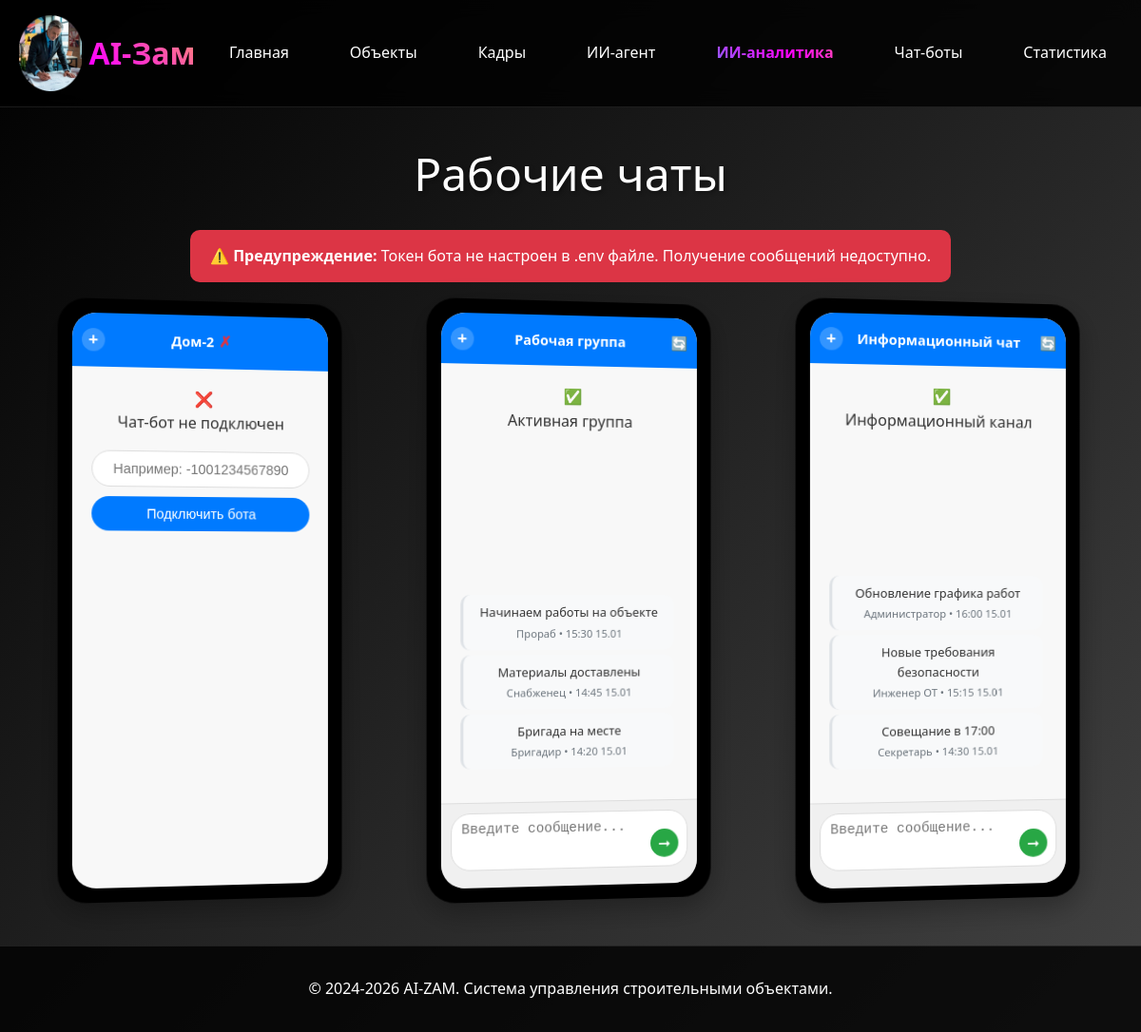
The page /telegram/ on the database as committed earlier.
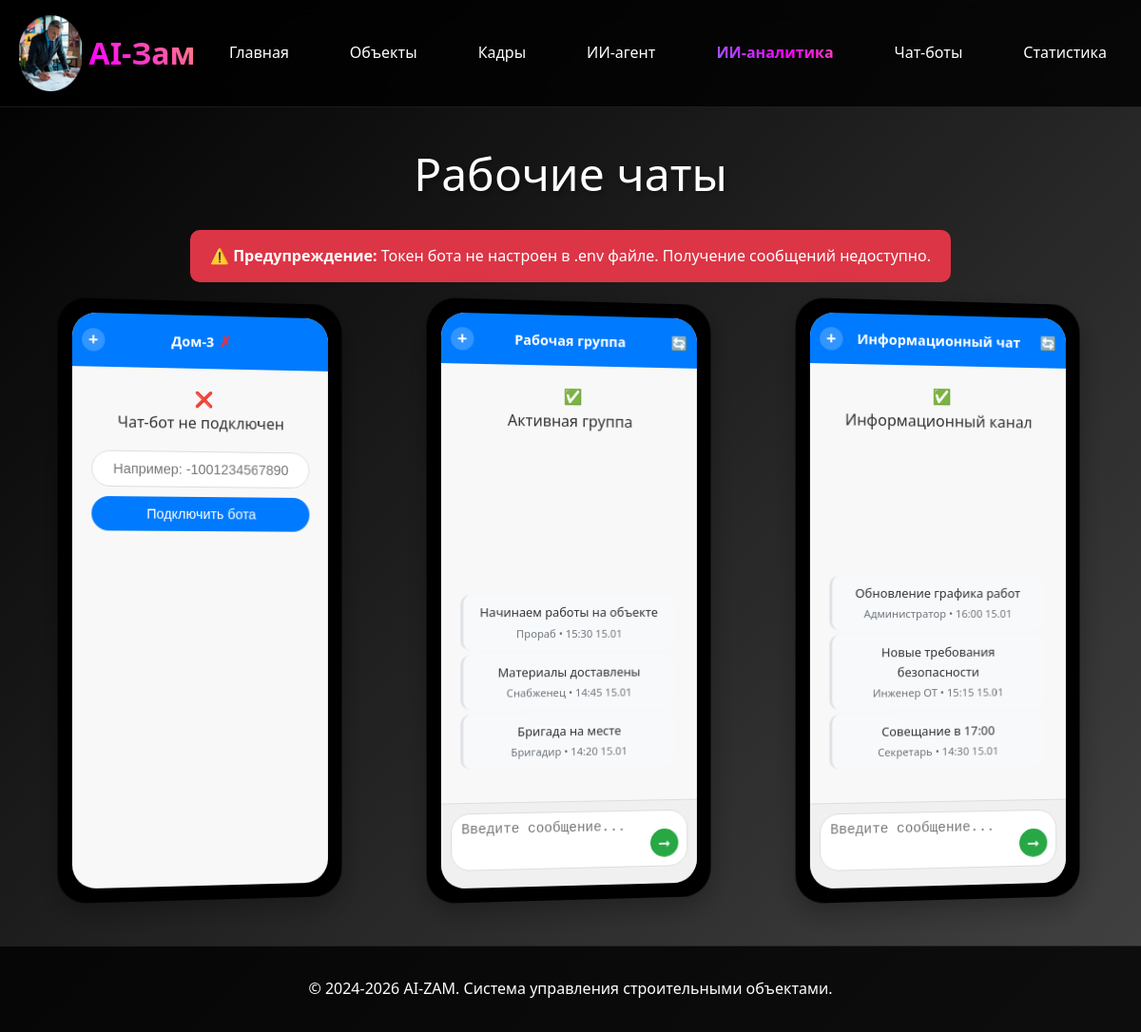
The same page on the database as committed later.
### object/models.py (models this page shows, shortened)
class Objekt(models.Model):
    STATUS_CHOICES = [
        ('планируется', 'Планируется'),
        ('в работе', 'В работе'),
        ('завершён', 'Завершён'),
    ]
    nazvanie = models.CharField(max_length=255, verbose_name="Название")
    organizaciya = models.ForeignKey(
        'sotrudniki.Organizaciya',
        on_delete=models.CASCADE,
        verbose_name="Организация",
        related_name="objekty",
        null=True,
        blank=True
    )
    otvetstvennyj = models.CharField(max_length=255, default="Иванов Иван Иванович", verbose_name="Ответственный")
    data_nachala = models.DateField(verbose_name="Дата начала")
    data_plan_zaversheniya = models.DateField(verbose_name="Дата план завершения")
    data_fakt_zaversheniya = models.DateField(null=True, blank=True, verbose_name="Дата факт завершения")
    status = models.CharField(max_length=20, choices=STATUS_CHOICES, default='планируется', verbose_name="Статус")
    is_active = models.BooleanField(default=True, verbose_name="Активный")
    sotrudniki = models.ManyToManyField(
        'sotrudniki.Sotrudnik',
        verbose_name="Сотрудники",
        blank=True,
        related_name="objekty_work",
        help_text="Сотрудники, работающие на данном объекте"
    )
    chat_id = models.CharField(max_length=255, null=True, blank=True, verbose_name="ID чата")
    class Meta:
        verbose_name = "Объект"
        verbose_name_plural = "Объекты"
        db_table = 'objekt'

### telegrambot/views_chatbots.py (the view)
# urls.py: path('', chatbots_page, name='chatbots_page'),  # Главная страница - чат-боты
def chatbots_page(request):
    objekty = Objekt.objects.filter(is_active=True)
    bot_token = os.getenv('TELEGRAM_BOT_TOKEN') or os.getenv('TELEGRAM_TOKEN')
    for objekt in objekty:
        if objekt.chat_id and bot_token:
            try:
                chat_messages = ChatMessage.objects.filter(
                    chat_id=str(objekt.chat_id)
                ).order_by('-created_at')[:10]
                if chat_messages:
                    objekt.recent_messages = [
                        {
                            'text': msg.message_text,
                            'from_user': msg.from_user,
                            'date': msg.created_at.strftime('%H:%M %d.%m'),
                            'is_from_user': True  # Все сообщения из чатов - от пользователей
                        }
                        for msg in reversed(chat_messages)
                    ]
                else:
                    telegram_messages = TelegramMessage.objects.filter(
                        user__telegram_id=objekt.chat_id
                    ).select_related('user').order_by('-created_at')[:10]
                    if telegram_messages:
                        objekt.recent_messages = [
                            {
                                'text': msg.content,
                                'from_user': msg.user.first_name or 'Пользователь',
                                'date': msg.created_at.strftime('%H:%M %d.%m'),
                                'is_from_user': msg.is_from_user
                            }
                            for msg in reversed(telegram_messages)
                        ]
                    else:
                        objekt.recent_messages = []
            except Exception as e:
                logger.error(f"Ошибка обработки чата для объекта {objekt.id}: {e}")
                objekt.recent_messages = []
        else:
            objekt.recent_messages = []
    total_connected = sum(1 for obj in objekty if obj.chat_id)
    total_messages = TelegramMessage.objects.count()
    context = {
        'objekty': objekty,
        'total_connected': total_connected,
        'total_messages': total_messages,
        'bot_token_configured': bool(bot_token)
    }
    return render(request, 'telegrambot/chatbots.html', context)

### telegrambot/templates/telegrambot/chatbots.html (shortened to what the changed rows need)
{% extends 'base/base.html' %}
{% block content %}
<div class="chatbots-grid">
    {% for objekt in objekty %}
    <div class="iphone-frame">
        <div class="iphone-screen">
            <div class="chat-header">
                <div class="dropdown">
                    <span class="dropdown-toggle" onclick="toggleDropdown({{ objekt.id }})" title="Добавить информацию">+</span>
                </div>
                {{ objekt.nazvanie }}
                {% if objekt.chat_id %}
                <span class="connected-status" onclick="disconnectBot({{ objekt.id }})" title="Отключить" data-chat-id="{{ objekt.chat_id }}">✓</span>
                <span onclick="refreshMessages({{ objekt.id }}, '{{ objekt.chat_id }}')" style="cursor: pointer; position: absolute; right: 10px; top: 50%; transform: translateY(-50%);" title="Обновить" class="refresh-button">🔄</span>
            </div>
            <div class="chat-content">
                    <div class="messages-container" id="messages-{{ objekt.id }}" style="height: 400px; max-height: 400px; display: flex; flex-direction: column; justify-content: flex-end;">
                        {% if objekt.recent_messages %}
                            {% for message in objekt.recent_messages %}
                            <div class="message-item {% if message.is_from_user %}user-message{% else %}bot-message{% endif %}">
                                <div class="message-text">{{ message.text|truncatechars:40 }}</div>
                                <div class="message-meta">{{ message.from_user }} • {{ message.date }}</div>
                            </div>
                            {% endfor %}
                        {% else %}
                            <div class="no-messages">Нет сообщений</div>
                        {% endif %}
                    </div>
                    <div style="margin-top: 10px; position: relative; width: 100%;">
                        <textarea id="message-input-{{ objekt.id }}" class="message-input" placeholder="Введите сообщение..."></textarea>
                        <button class="send-btn" onclick="sendMessage({{ objekt.id }}, '{{ objekt.chat_id }}')" title="Отправить сообщение">
                            ➤
                        </button>
                    </div>
                {% else %}
                <span class="disconnected-status">✗</span>
            </div>
            <div class="chat-content">
                    <div class="disconnected-status">❌</div>
                    <div class="status-text">Чат-бот не подключен</div>
                    <div class="connect-form">
                        <input type="text"
                               class="chat-id-input"
                               id="chat-id-{{ objekt.id }}"
                               placeholder="Например: -1001234567890"
                               maxlength="20"
                               pattern="-?\d+"
                               title="Введите числовой Chat ID">
                        <button class="connect-btn" onclick="connectBot({{ objekt.id }})">
                            Подключить бота
                        </button>
                    </div>
                {% endif %}
            </div>
        </div>
    </div>
    {% empty %}
    <div style="grid-column: 1 / -1; text-align: center; color: rgba(255, 255, 255, 0.7); padding: 3rem;">
        <h3>Нет активных объектов</h3>
        <p>Создайте объекты для подключения чат-ботов</p>
    </div>
    {% endfor %}
</div>
{% endblock %}

Rows that differ between the two databases and show on the page:
changed Objekt: nazvanie "Дом-2" → "Дом-3"
